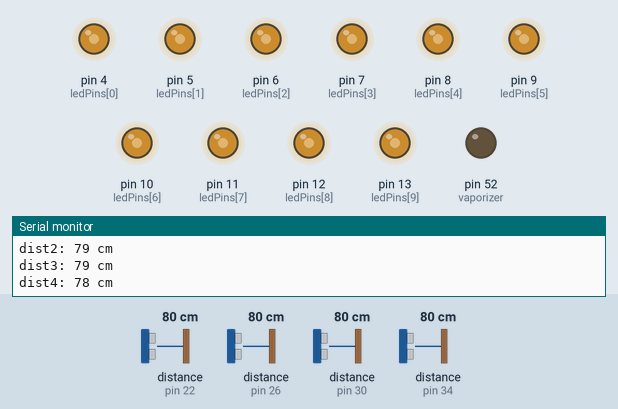
Simulated run of this sketch. Board: Arduino Mega 2560, built with avr-gcc and run on an emulated ATmega2560. Shown: output pins drawn as LEDs (lit = HIGH), the last lines printed to the serial monitor. Wiring (inferred from the names in the program): 4 × ultrasonic range finder: trigger pin 24, echo pin 22 / trigger pin 28, echo pin 26 / trigger pin 32, echo pin 30 / trigger pin 36, echo pin 34. Inputs (shaded band) come from the test bench; at power-on: distance to the obstacle (sensors on pin 30, pin 34, pin 22, pin 26) 80 cm. The echo pulse lasts 58.3 µs per cm; pins used as bus, display or sensor lines are not drawn.

Above: at 1.27 s.
1.3 s: distance to the obstacle (sensor on pin 30) set to 2 cm
At 1.8 s:
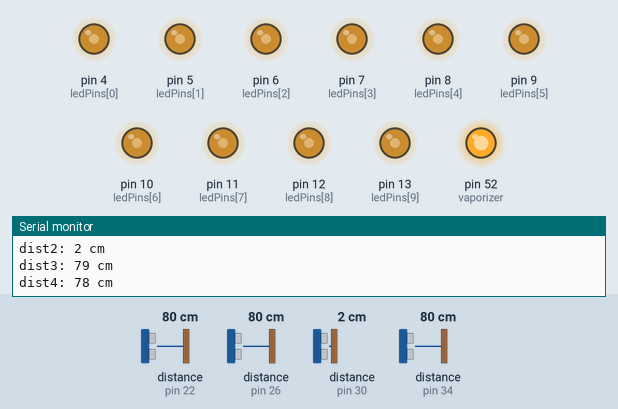
2.8 s: distance to the obstacle (sensor on pin 34) set to 2 cm
At 4.6 s:
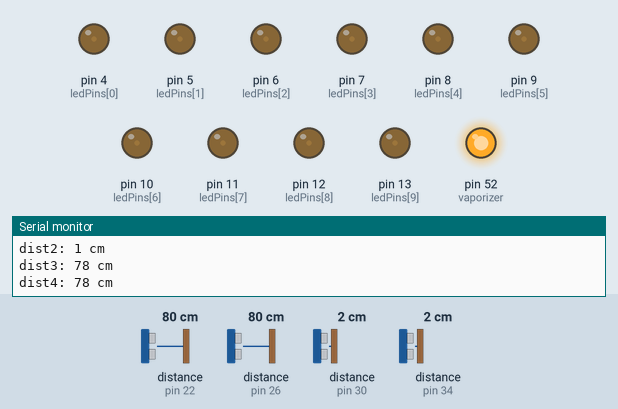
5.8 s: distance to the obstacle (sensor on pin 34) set to 120 cm
At 7.2 s:
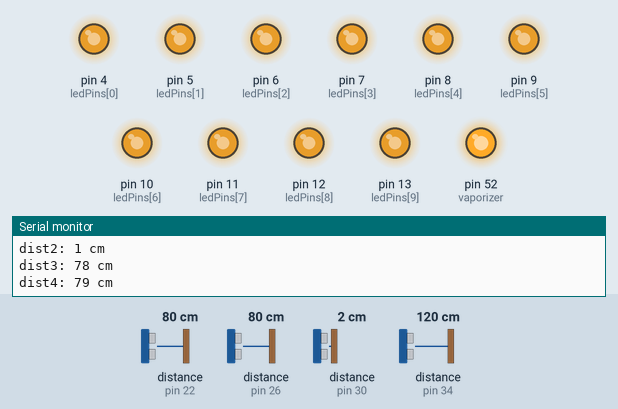
8.8 s: distance to the obstacle (sensor on pin 30) set to 18 cm
10.3 s: distance to the obstacle (sensor on pin 30) set to 23 cm
At 11.2 s:
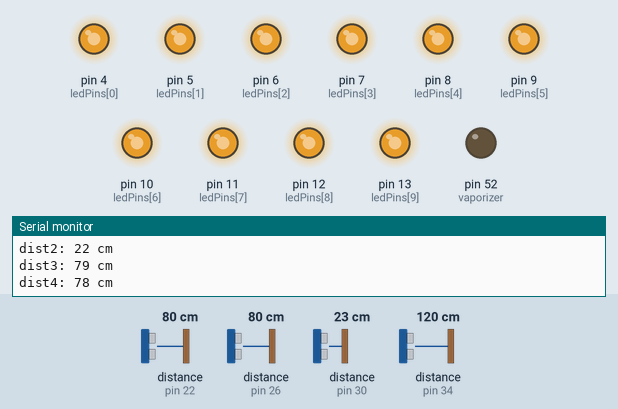
11.8 s: distance to the obstacle (sensor on pin 34) set to 60 cm
At 12.6 s:
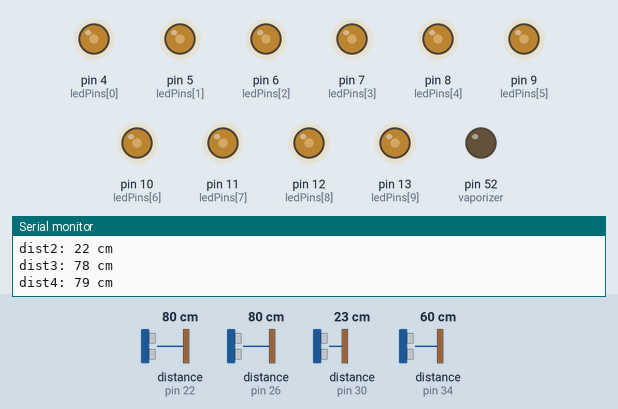
Timing chart, 0 to 14.7 s (numbered marks = the images above; inputs shaded):
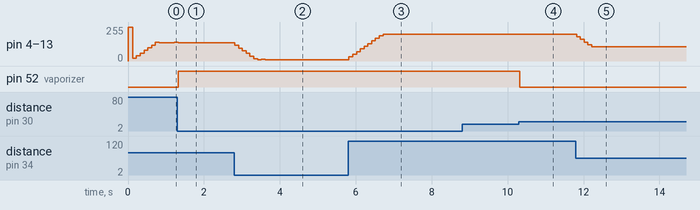

The sketch:

HYDRA_big.ino
```cpp
#define vaporizer 52

const int ledPins[] = { 4, 5, 6, 7, 8, 9, 10, 11, 12, 13 };
int numLeds = sizeof(ledPins) / sizeof(ledPins[0]);
const int triggerPins[] = { 36, 32, 28, 24 };
const int echoPins[] = { 34, 30, 26, 22 };

int currentBrightness = 0;                     // Current brightness level
int targetBrightness = 0;                      // Target brightness level based on distance
unsigned long lastProximityCheck = 0;          // Last time proximity was checked
const unsigned long proximityInterval = 100;  // Interval for checking proximity (in milliseconds)
bool fadeEnabled = false;                      // Flag to indicate if fading should happen
bool vaporizerEnabled = false;                 // Flag to indicate if vaporizers should be on
unsigned long previousMillis = 0;
int lightDistance = 150;                    // 100 cm
int vaporDistance = 20;                     // 30 cm
unsigned long distance1;
unsigned long distance2;
unsigned long distance3;
unsigned long distance4;
unsigned long lastUpdate = 0;
int updateInterval = 1;
int brightnessStep = 20;


void setup() {
  Serial.begin(19200);

  // Initialize LED pins as outputs
  for (int i = 0; i < 10; i++) {
    pinMode(ledPins[i], OUTPUT);
    analogWrite(ledPins[i], 255);
  }

  // Initialize proximity sensor pins
  for (int i = 0; i < 4; i++) {
    pinMode(triggerPins[i], OUTPUT);
    pinMode(echoPins[i], INPUT);
  }

  pinMode(vaporizer, OUTPUT);
  digitalWrite(vaporizer, LOW);
}

void loop() {
  // Check if it's time to measure proximity
  unsigned long currentMillis = millis();
  if (currentMillis - lastProximityCheck >= proximityInterval) {
    lastProximityCheck = currentMillis;

    // Reset the fadeEnabled flag for this proximity check cycle
    fadeEnabled = false;

    distance1 = proximity(triggerPins[0], echoPins[0], "dist1");
    distance2 = proximity(triggerPins[1], echoPins[1], "dist2");
    distance3 = proximity(triggerPins[2], echoPins[2], "dist3");
    distance4 = proximity(triggerPins[3], echoPins[3], "dist4");

    controlVaporizer(distance2); //assign vaporizer to sensor 2
    pulseLights(distance1);     //assign vaporizer to sensor 1
  }
}

// Proximity function to measure distance from the ultrasonic sensor
long proximity(int t, int e, const String& name) {
  long duration, distance;

  // Trigger the ultrasonic sensor
  digitalWrite(t, LOW);
  delayMicroseconds(2);
  digitalWrite(t, HIGH);
  delayMicroseconds(10);
  digitalWrite(t, LOW);

  // Measure the duration of the echo pulse
  duration = pulseIn(e, HIGH);

  // Calculate distance in cm
  distance = duration * 0.034 / 2;

  // Print the distance for debugging
  Serial.print(name);
  Serial.print(": ");
  Serial.print(distance);
  Serial.println(" cm");

  return distance;
}

void controlVaporizer(long dist_sensor) {
  // Vaporizer should be ON when distance is less than vaporDistance
  if (dist_sensor < vaporDistance && dist_sensor > 0) {
    digitalWrite(vaporizer, HIGH);
    vaporizerEnabled = true;
  } else {
    digitalWrite(vaporizer, LOW);
    vaporizerEnabled = false;
  }
}

void pulseLights(long dist_sensor) {
  // Pulsate mode when distance is less than lightDistance
  if (dist_sensor < lightDistance && dist_sensor > 0) {
    fadeEnabled = true;
    targetBrightness = map(constrain(dist_sensor, 0, lightDistance), 0, lightDistance, 10, 255);
  } else {
    // Default to 10% brightness when not in range
    fadeEnabled = false;
    targetBrightness = 10; // 10% of 255 is approximately 26
  }

  // Update brightness based on timing
  unsigned long currentMillis = millis();
  if (currentMillis - lastUpdate >= updateInterval) {
    lastUpdate = currentMillis;

    // Smoothly adjust the brightness
    if (currentBrightness < targetBrightness) {
      currentBrightness += brightnessStep;
      if (currentBrightness > targetBrightness) {
        currentBrightness = targetBrightness;
      }
    } else if (currentBrightness > targetBrightness) {
      currentBrightness -= brightnessStep;
      if (currentBrightness < targetBrightness) {
        currentBrightness = targetBrightness;
      }
    }

    // Apply the brightness to all LEDs
    for (int i = 0; i < numLeds; i++) {
      analogWrite(ledPins[i], currentBrightness);
    }
  }
}
```

Measured:
- the behaviour switches between 20 and 21 cm on distance to the obstacle (sensor on pin 30) (found by bisection; images 3 and 4)
- after the input at 1.3 s, pin 4 (ledPins[0]), pin 5 (ledPins[1]), pin 6 (ledPins[2]), pin 7 (ledPins[3]), pin 8 (ledPins[4]), pin 9 (ledPins[5]), pin 10 (ledPins[6]), pin 11 (ledPins[7]), pin 12 (ledPins[8]), pin 13 (ledPins[9]): goes on until 1.3 s, then stays 137/255; pin 52 (vaporizer): LOW → HIGH at once
- after the input at 2.8 s, pin 4 (ledPins[0]), pin 5 (ledPins[1]), pin 6 (ledPins[2]), pin 7 (ledPins[3]), pin 8 (ledPins[4]), pin 9 (ledPins[5]), pin 10 (ledPins[6]), pin 11 (ledPins[7]), pin 12 (ledPins[8]), pin 13 (ledPins[9]): 137/255 → 117/255 at once, → 97/255 0.10 s later, → 77/255 0.10 s later, → 57/255 0.10 s later, … (9 changes in this stretch)
- after the input at 5.8 s, pin 4 (ledPins[0]), pin 5 (ledPins[1]), pin 6 (ledPins[2]), pin 7 (ledPins[3]), pin 8 (ledPins[4]), pin 9 (ledPins[5]), pin 10 (ledPins[6]), pin 11 (ledPins[7]), pin 12 (ledPins[8]), pin 13 (ledPins[9]): moves from 11/255 to 202/255 over 0.90 s, starting at once
- after the input at 10.3 s, pin 52 (vaporizer): HIGH → LOW at once
- after the input at 11.8 s, pin 4 (ledPins[0]), pin 5 (ledPins[1]), pin 6 (ledPins[2]), pin 7 (ledPins[3]), pin 8 (ledPins[4]), pin 9 (ledPins[5]), pin 10 (ledPins[6]), pin 11 (ledPins[7]), pin 12 (ledPins[8]), pin 13 (ledPins[9]): moves from 202/255 to 106/255 over 0.40 s, starting at once
